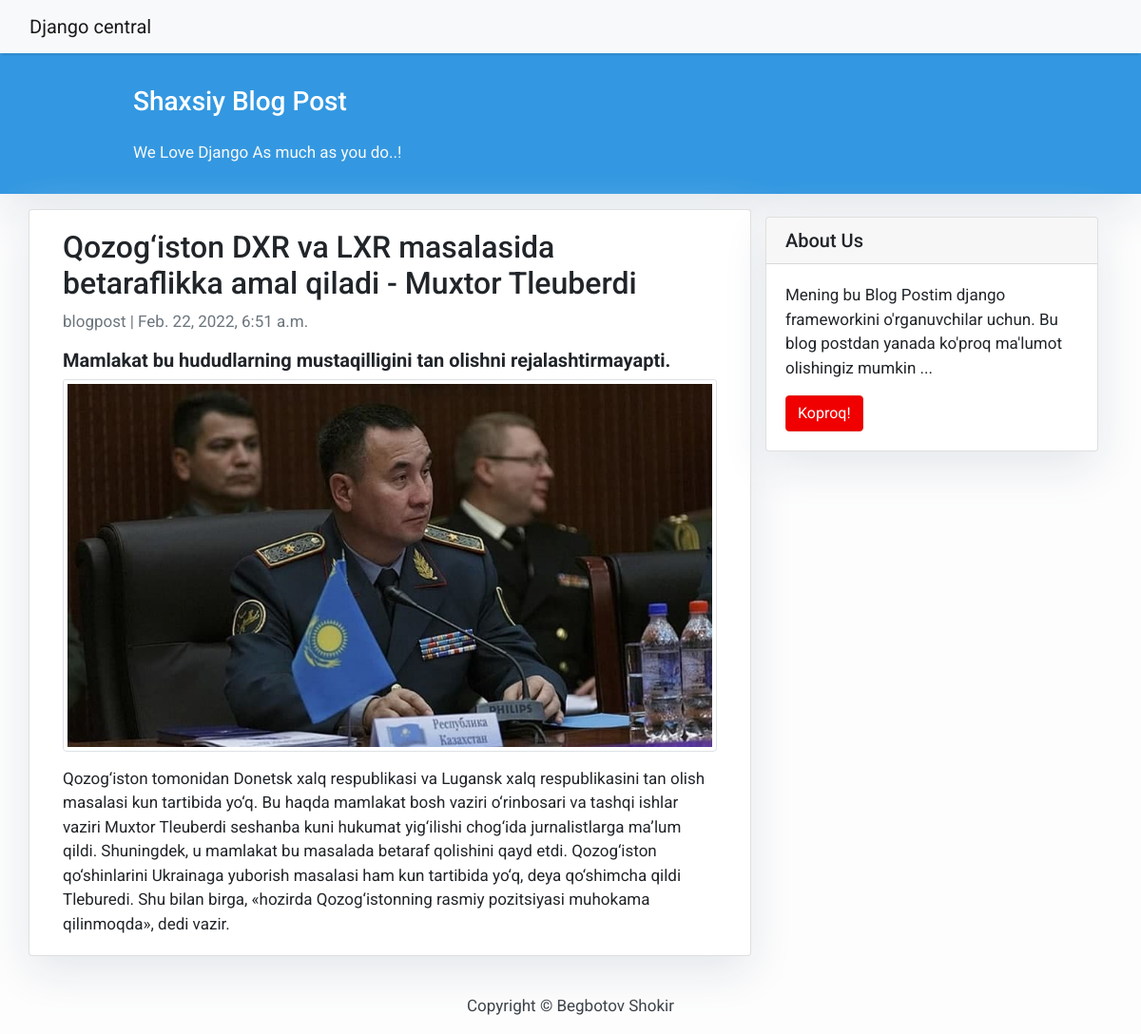
Page /qozogiston/ on the committed database.
### post/models.py (models this page shows, shortened)
class Yangiliklar(models.Model):
	STATUS = (
		(0, 'Draft'),
		(1, 'Publish')
		)
	title = models.CharField(max_length=200, null=True)
	main_content = models.CharField(max_length=200, null=True)
	content = models.TextField(null=True)
	author = models.ForeignKey(User, on_delete = models.SET_NULL, blank=True, null=True)
	sana = models.DateTimeField(auto_now=True)
	slug = models.SlugField(max_length=100)
	status = models.IntegerField(default=0, choices = STATUS)
	image = models.ImageField(upload_to='images', null=True)

### post/views.py (the view)
# urls.py: path('<str:pk>/', detail, name='detail'),
def detail(request, pk):
	detail = Yangiliklar.objects.get(slug=pk)
	context = {'detail':detail}
	return render(request, 'detail.html', context)

### post/templates/detail.html
{% extends 'base.html' %}
{% load static %}
{% block content %}
<div class="container">
  <div class="row">
    <div class="col-md-8 card mb-4  mt-3 left  top">
      <div class="card-body">
        <h2>{{detail.title}}</h2>
        <p class=" text-muted">{{detail.author}} | {{detail.sana}}</p>
        <h5 class="card-text "><b>{{detail.main_content }}</b></h5>
        <img src="{{detail.image.url}}" alt="rasm" class="card-img-top img-thumbnail mb-3">
        <p class="card-text ">{{detail.content }}</p>
      </div>
    </div>
		<div class="col-md-4 float-right ">
			<div class="card my-4">
        		<h5 class="card-header">About Us</h5>
    			<div class="card-body">
        				<p class="card-text"> Mening bu Blog Postim django frameworkini o'rganuvchilar uchun. Bu blog postdan yanada ko'proq ma'lumot olishingiz mumkin ...</p>
        				<a href="#" class="btn btn-danger">Koproq!</a>
    			</div>
			</div>
		</div>
    </div>
</div>
  {% endblock content %}

### static/css/main.css (style rules this page uses)
body { font-family: "Roboto", sans-serif; font-size: 17px; background-color: #fdfdfd; }
.btn-danger { color: #fff; background-color: #f00000; border-color: #dc281e; }
.card { box-shadow: 0 16px 48px #E3E7EB; }

### rows in the picture
Yangiliklar: title "Qozog‘iston DXR va LXR masalasida betaraflikka amal qiladi - Muxtor Tleuberdi", author "blogpost", sana "Feb. 22, 2022, 6:51 a.m.", main_content "Mamlakat bu hududlarning mustaqilligini tan olishni rejalashtirmayapti.", image (picture), content "Qozog‘iston tomonidan Donetsk xalq respublikasi va Lugansk xalq respublikasini tan olish masalasi kun tartibida yo‘q. Bu haqda mamlakat bosh vaziri o‘rinbosari va tashqi ishlar vaziri Muxtor Tleuberdi seshanba kuni hukumat yig‘ilishi chog‘ida jurnalistlarga ma’lum qildi. Shuningdek, u mamlakat bu masalada betaraf qolishini qayd etdi. Qozog‘iston qo‘shinlarini Ukrainaga yuborish masalasi ham kun tartibida yo‘q, deya qo‘shimcha qildi Tleburedi. Shu bilan birga, «hozirda Qozog‘istonning rasmiy pozitsiyasi muhokama qilinmoqda», dedi vazir."
